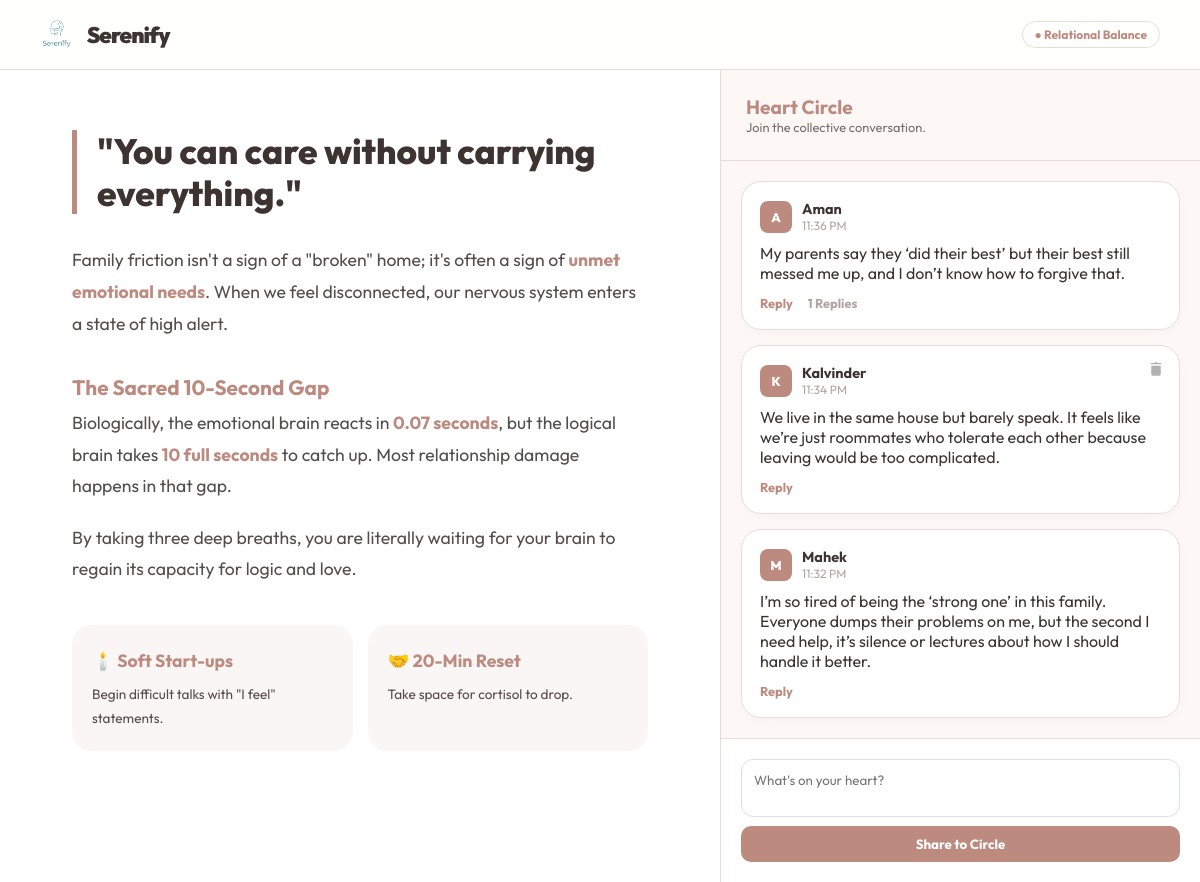
Page /distress/family/ (signed in) on the committed database.
### serenify.py (models this page shows, shortened)
class Comment(db.Model):
    id = db.Column(db.Integer, primary_key=True)
    topic = db.Column(db.String(50), nullable=False)
    text = db.Column(db.String(500), nullable=False)
    user_id = db.Column(db.Integer, db.ForeignKey('user.id'), nullable=False)
    parent_id = db.Column(db.Integer, db.ForeignKey('comment.id', name='comment_parent_id'), nullable=True)
    created_at = db.Column(db.DateTime, default=datetime.now)
    author = db.relationship('User', backref='comments', lazy=True)
    replies = db.relationship(
        'Comment',
        backref=db.backref('parent', remote_side=[id]),
        lazy=True
    )

class User(db.Model):
    id = db.Column(db.Integer, primary_key=True)
    name = db.Column(db.String(50), nullable=False)
    username = db.Column(db.String(20), unique=True, nullable=False)
    email = db.Column(db.String(50), unique=True, nullable=False)
    password_hash = db.Column(db.String(128), nullable=False)
    diary_entries = db.relationship('DiaryEntry', backref='author', lazy=True)
    role = db.Column(db.String(20), default='user')  # user / professional

### serenify.py (the view)
@app.route('/distress/<topic>/')
def distress_page(topic):
    if 'username' not in session:
        return redirect(url_for('login'))
    user = User.query.filter_by(username=session['username']).first()
    comments = Comment.query.filter_by(topic=topic) \
        .order_by(Comment.created_at.desc()) \
        .all()
    template_map = {
        "study": "study.html",
        "family": "family.html",
        "chronic": "chronic.html",
        "financial": "financial.html",
        "existential":"existential.html",
        "overwhelm": "overwhelm.html"
    }
    template = template_map.get(topic)
    if not template:
        return "Invalid topic", 404
    return render_template(
        template,
        comments=comments,
        user=user,
        topic=topic
    )

### templates/family.html (shortened to what this page needs)
<!DOCTYPE html>
<html lang="en">
<head>
</head>
<body>
<header>
    <div style="display:flex; align-items:center; gap:12px;">
        <img src="/static/logo.png" alt="Logo" height="35">
        <span style="font-weight:900; font-size:1.4rem; letter-spacing:-1px;">Serenify</span>
    </div>
    <div style="font-size:0.75rem; font-weight:700; color:var(--warm); border:1px solid var(--border); padding:5px 12px; border-radius:20px;">
        ● Relational Balance
    </div>
</header>
<div class="dashboard">
    <main class="content-area">
        <h1 class="hero-quote">"You can care without carrying everything."</h1>
        <div class="article-text">
            Family friction isn't a sign of a "broken" home; it's often a sign of <b>unmet emotional needs</b>. When we feel disconnected, our nervous system enters a state of high alert.
            <h3>The Sacred 10-Second Gap</h3>
            Biologically, the emotional brain reacts in <b>0.07 seconds</b>, but the logical brain takes <b>10 full seconds</b> to catch up. Most relationship damage happens in that gap.
            <p style="margin-top:20px;">By taking three deep breaths, you are literally waiting for your brain to regain its capacity for logic and love.</p>
            <div style="margin-top:40px; display:grid; grid-template-columns: 1fr 1fr; gap:15px;">
                <div style="background:var(--accent-glow); padding:20px; border-radius:20px;">
                    <strong style="color:var(--warm);">🕯️ Soft Start-ups</strong>
                    <p style="font-size:0.85rem; margin-top:5px;">Begin difficult talks with "I feel" statements.</p>
                </div>
                <div style="background:var(--accent-glow); padding:20px; border-radius:20px;">
                    <strong style="color:var(--warm);">🤝 20-Min Reset</strong>
                    <p style="font-size:0.85rem; margin-top:5px;">Take space for cortisol to drop.</p>
                </div>
            </div>
        </div>
    </main>
    <aside class="community-sidebar">
        <div class="feed-header">
            <h2 style="font-size:1.2rem; color:var(--warm);">Heart Circle</h2>
            <p style="font-size:0.8rem; opacity:0.7;">Join the collective conversation.</p>
        </div>
        <div class="feed-scroll">
            {% for comment in comments if not comment.parent_id %}
            <div class="comment-card">
                {% if user and comment.author.id == user.id %}
                <div class="delete-btn-wrapper">
                    <form method="POST" action="{{ url_for('delete_comment', topic=topic, comment_id=comment.id) }}">
                        <button type="submit" class="delete-button">
                            <img src="/static/trash.png" alt="Delete">
                        </button>
                    </form>
                </div>
                {% endif %}
                <div class="user-meta">
                    <div class="mini-avatar">{{ comment.author.name[:1] }}</div>
                    <div>
                        <div class="user-name">{{ comment.author.name }}</div>
                        <div class="post-date">{{ comment.created_at.strftime('%I:%M %p') }}</div>
                    </div>
                </div>
                <div class="comment-content">{{ comment.text }}</div>
                <div class="card-actions">
                    <span class="action-btn" onclick="toggleElement('reply-form-{{ comment.id }}')">Reply</span>
                    {% if comment.replies %}
                    <span class="action-btn" style="color:#b2a4a1" onclick="toggleElement('replies-{{ comment.id }}')">
                        {{ comment.replies|length }} Replies
                    </span>
                    {% endif %}
                </div>
            </div>
            {% endfor %}
        </div>
        <div class="input-box">
            <form action="{{ url_for('add_comment', topic=topic) }}" method="POST">
                <textarea name="comment_text" rows="2" placeholder="What's on your heart?"></textarea>
                <button type="submit" class="share-btn">Share to Circle</button>
            </form>
        </div>
    </aside>
</div>
</body>
</html>

### templates/family.html (style rules this page uses)
:root { --warm: #bc8a7e; --warm-deep: #a57468; --gold: #d4af37; --bg: #fdf8f5; --text: #3d3432; --card: #ffffff; --border: #eaddd7; --accent-glow: rgba(188, 138, 126, 0.08); }
* { margin: 0; padding: 0; box-sizing: border-box; font-family: 'Outfit', sans-serif; }
body { background: var(--bg); color: var(--text); height: 100vh; overflow: hidden; }
header { height: 70px; background: rgba(255, 255, 255, 0.9); backdrop-filter: blur(10px); border-bottom: 1px solid var(--border); padding: 0 40px; display: flex; justify-content: space-between; align-items: center; z-index: 100; }
.dashboard { display: grid; grid-template-columns: 1fr 480px; height: calc(100vh - 70px); }
.content-area { overflow-y: auto; padding: 60px 10%; background: white; scrollbar-width: thin; }
.hero-quote { font-size: 2.2rem; font-weight: 800; line-height: 1.2; margin-bottom: 30px; color: var(--text); border-left: 5px solid var(--warm); padding-left: 20px; }
.article-text { font-size: 1.1rem; line-height: 1.8; color: #554d4b; }
.article-text b { color: var(--warm); }
.article-text h3 { margin-top: 30px; color: var(--warm); font-size: 1.3rem; }
.community-sidebar { background: var(--bg); border-left: 1px solid var(--border); display: flex; flex-direction: column; overflow: hidden; }
.feed-header { padding: 25px; border-bottom: 1px solid var(--border); background: var(--bg); }
.feed-scroll { flex: 1; overflow-y: auto; padding: 20px; display: flex; flex-direction: column; gap: 15px; }
.comment-card { background: var(--card); padding: 18px; border-radius: 20px; border: 1px solid var(--border); position: relative; box-shadow: 0 4px 12px rgba(0,0,0,0.02); transition: transform 0.2s ease; }
.delete-btn-wrapper { position: absolute; top: 15px; right: 15px; }
.delete-button { background: none; border: none; cursor: pointer; opacity: 0.3; transition: 0.2s; }
.delete-button img { width: 16px; height: 16px; }
.user-meta { display: flex; align-items: center; gap: 10px; margin-bottom: 10px; }
.mini-avatar { width: 32px; height: 32px; background: var(--warm); color: white; border-radius: 8px; display: flex; align-items: center; justify-content: center; font-weight: 800; font-size: 0.8rem; }
.user-name { font-weight: 700; font-size: 0.9rem; }
.post-date { font-size: 0.75rem; color: #b2a4a1; }
.card-actions { margin-top: 12px; display: flex; gap: 15px; font-size: 0.8rem; font-weight: 700; }
.action-btn { color: var(--warm); cursor: pointer; text-decoration: none; }
.input-box { padding: 20px; background: white; border-top: 1px solid var(--border); }
textarea { width: 100%; border: 1px solid var(--border); border-radius: 12px; padding: 12px; outline: none; resize: none; font-family: inherit; }
.share-btn { background: var(--warm); color: white; border: none; padding: 10px; border-radius: 10px; font-weight: 700; cursor: pointer; width: 100%; margin-top: 5px; transition: 0.2s; }

### rows in the picture
Comment: author "A", author.name "Aman", created_at "11:36 PM", text "My parents say they ‘did their best’ but their best still messed me up, and I don’t know how to forgive that.", replies|length "1"
Comment: author "K", author.name "Kalvinder", created_at "11:34 PM", text "We live in the same house but barely speak. It feels like we’re just roommates who tolerate each other because leaving would be too complicated."
Comment: author "M", author.name "Mahek", created_at "11:32 PM", text "I’m so tired of being the ‘strong one’ in this family. Everyone dumps their problems on me, but the second I need help, it’s silence or lectures about how I should handle it better."
